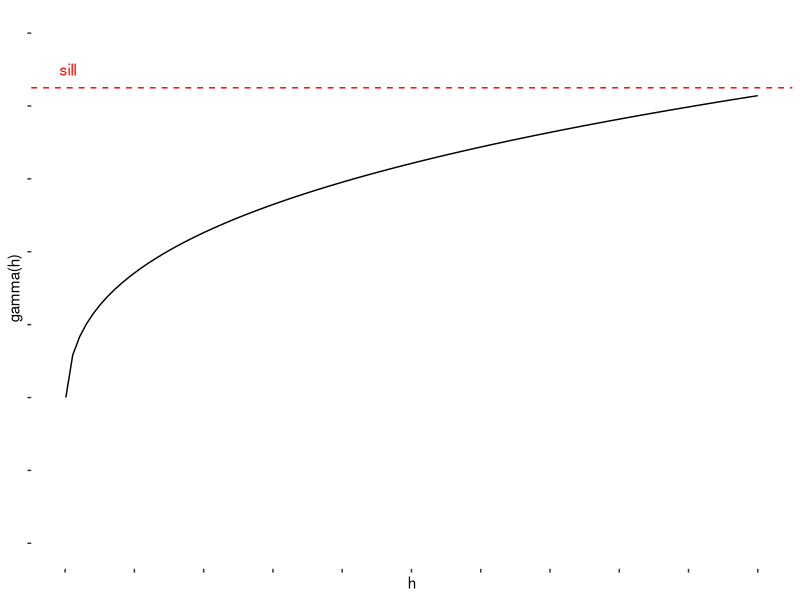

The R source for this figure:
x<-1:1000
df <- data.frame(x)
library(ggplot2)

myfun <- function(x) 3+x^(1/3.1)

ggplot(df,aes(x))+
 geom_function(fun=myfun)+
  geom_hline(yintercept=12.5, linetype="dashed", color = "red")+
  annotate("text", x = 4, y = 13, label = "sill", color = "red")+
  #geom_hline(yintercept=4, linetype="dashed", color = "red")+
  ylab("gamma(h)")+
  xlab("h")+
  scale_x_continuous(breaks = seq(0,1000,100))+
  scale_y_continuous(breaks = seq(0,14,2), limits = c(0,14))+
  theme(axis.text.x=element_blank(), #remove x axis labels
        #axis.ticks.x=element_blank(), #remove x axis ticks
        axis.text.y=element_blank(),  #remove y axis labels
        #axis.ticks.y=element_blank(), #remove y axis ticks
        panel.grid.major = element_blank(),
        panel.background = element_rect(fill = "white")
        )

